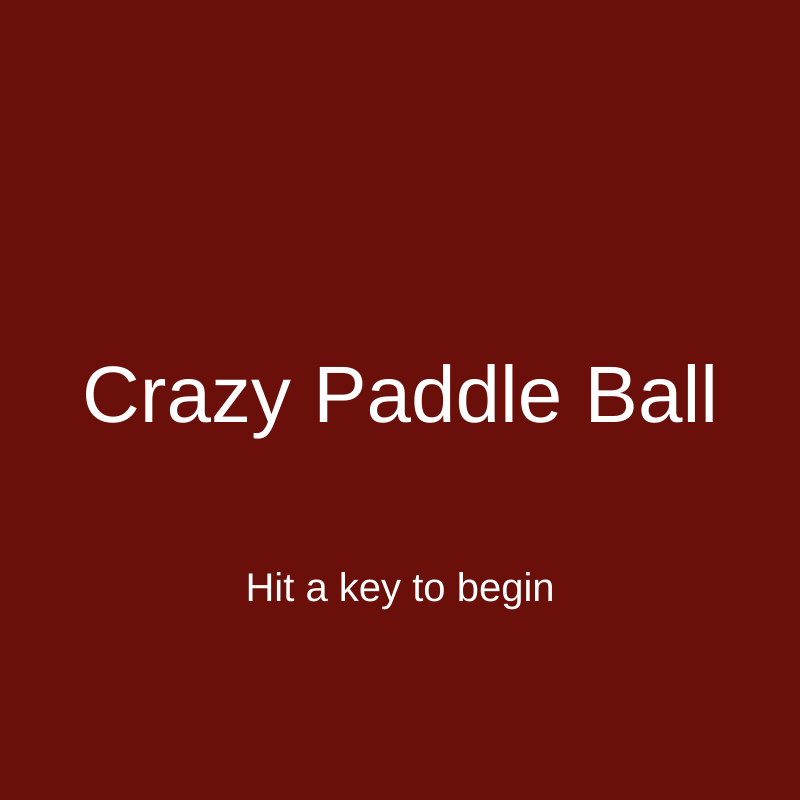
Frame 1 (no input)
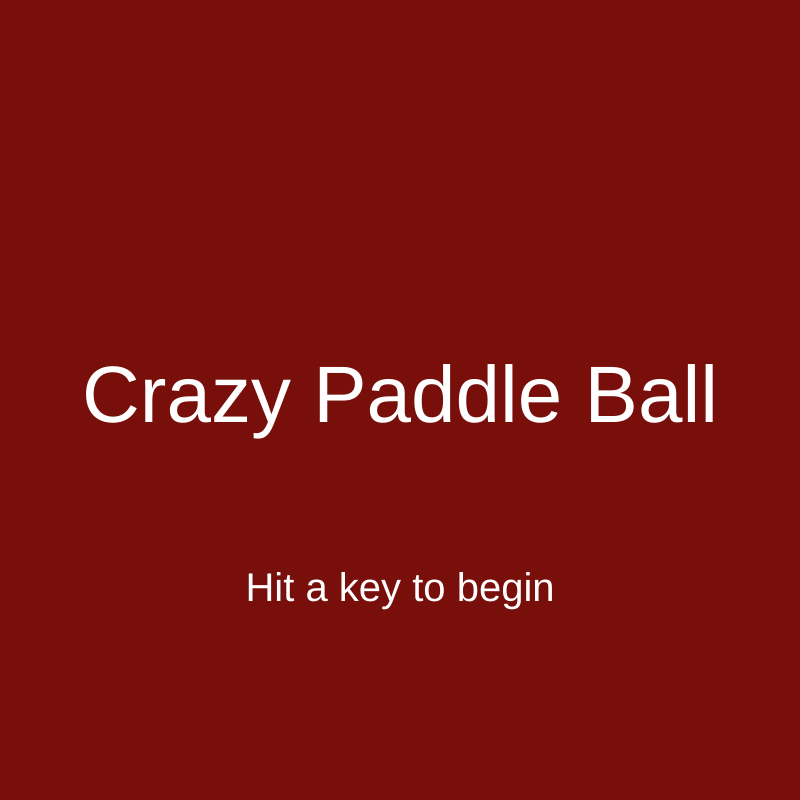
Frame 60 (no input)
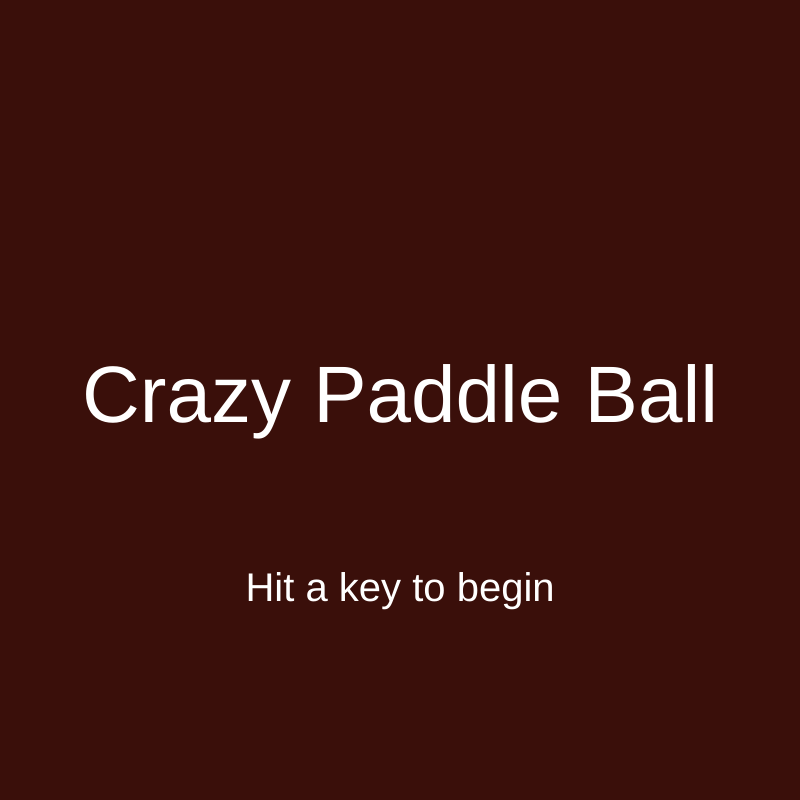
Frame 120 (the mouse pressed at the canvas centre since frame 60)

The p5.js sketch that drew these frames (run headless with seeded random() and noise() and a simulated clock; from frame 60 on, the mouse is pressed at the canvas centre):

// p5.js sketch
// ── sketch.js
//Paddle Game
//Use your mouse to bounce the ball up and down without falling. Every time the paddle is hit by the ball, the state changes
//States include: Background color change, ball gravity change, paddle size change

//1. Don't know why paddle isn't showing up or collision is not working against parameters
//2. When I figure that out I will change speed and size of paddle according to collisions and after x amount
//of collisions the paddle will move along y axis instead. 


var x = 180;
var y = 180;
var xspeed = 6;
var yspeed = 2;
var counter = 0;

var col;

let sceneStates = Object.freeze({
	INTRO:0,
	TUTORIAL:1,
	GAME:2,
	SCORE:3,
	CHANGE:4
});

let currentState = sceneStates.INTRO;

let keyOn = false;
let tutorialTimer;

let gameTimer;

function setup(){
	createCanvas(800,800);
}

function draw(){
	drawScene();
	checkTransition();
	keyOn = false;

}

function drawScene() {
	switch(currentState) {
		case sceneStates.INTRO:
			background(100 + sin(frameCount*0.05) * 150, 15, 10);
			console.log("frameCount: " + frameCount);
			console.log("sin(frameCount): " + sin(frameCount))
			fill(255);
			textSize(80);
			textAlign(CENTER, CENTER);
			text("Crazy Paddle Ball", width/2, height/2);
			textSize(40);
			text("Hit a key to begin", width/2, height/2 + 190)
			break;
		case sceneStates.TUTORIAL:
			background((100 + sin(frameCount*0.05) * 150, 15, 100 + sin(frameCount*0.05) * 150));
			fill(255, 0, 0);
			textSize(48);
			textAlign(CENTER, CENTER);
			text("HOW TO PLAY", width/2, height/2 - 100);
			textSize(32);
			text("It's quite simple really", width/2, height/2);
			textSize(24);
			text("Just bounce the ball off of the paddle on the bottom.", width/2, height/2 + 90);
			if (millis() > tutorialTimer + 3000){  // 3000 = 3 seconds 
				text("To begin, press a key", width/2, height/2 + 190);
			} 
			break;
		case sceneStates.GAME:
			
			//timer
			// let gameTimer = millis()/1000;
			// fill(255);
			// textSize(60);
			// textAlign(CENTER,CENTER);
			// text(gameTimer.toFixed(1), width/2, height/2 - 200);

			//ball bounce + trail

			fill(255);
			var d = dist(800/2, 800/2, 10, 10);

			ellipse(x-20, y-20, 10, 10)

			x = x + xspeed;
		  	if (x > 800 || x < 0)  {
		     	xspeed = -xspeed;
		     	background(random(255), random(255), random(255));
		     	counter++;
		  	}
		  	//bouncing veritcally
		  	y = y + yspeed; 
		  	if (y < 0 || y > 800) {
			 	  yspeed = -yspeed;
			 	  background(random(255), random(255), random(255));
			 	  counter++;
		  	}

		  	//paddle
		  	fill(255);
		  	rect(mouseX, 800/2 + 400, 80, 10);

			break;
		case sceneStates.CHANGE:
			fill(255);
			rect(800/2 + 400, mouseY, 10, 80);

			fill(255);
			var d = dist(800/2, 800/2, 10, 10);

			ellipse(x, y, 10, 10)

			x = x + xspeed;
		  	if (x > 800 || x < 0)  {
		     	xspeed = -xspeed;
		     	background(random(255), random(255), random(255));
		     	counter++;
		  	}
		  	//bouncing veritcally
		  	y = y + yspeed; 
		  	if (y < 0 || y > 800) {
			 	  yspeed = -yspeed;
			 	  background(random(255), random(255), random(255));
			 	  counter++;
		  	}


		case sceneStates.SCORE:
			background(0);
			fill(255);
			textSize(64);
			textAlign(CENTER, CENTER);
			text("Your Score is\nResult: " + gameTimer, width/2, height/2);
			textSize(24);
			text("Press any key to try again", width/2, height - 100);
			break;


	}
}


function checkTransition(){
	switch(currentState){
		case sceneStates.INTRO:
			if(keyOn){
				currentState++;
				setupScene();
			}
			break;
		case sceneStates.TUTORIAL:
			if(millis() > tutorialTimer + 3000){
				if(keyOn){
					currentState++;
					setupScene(currentState);
				}
			}
			break;
		case sceneStates.GAME:
			if(keyOn){
				if(y === 800){
					currentState = sceneStates.SCORE;
					setupScene();
				}
				if(counter === 800){
					currentState = sceneStates.CHANGE;
					setupScene();
				}
			}
			break;
		case sceneStates.CHANGE:
			if(keyOn){
				if(x === 800){
					currentState = sceneStates.SCORE;
					setupScene();
				}
			}
		case sceneStates.SCORE:
			if (keyOn){
				currentState = sceneStates.INTRO;
				setupScene();
			}
			break;
	}
}

function setupScene(){
	switch(currentState){
		case sceneStates.INTRO:
			break;
		case sceneStates.TUTORIAL:
			tutorialTimer = millis();
			break;
		case sceneStates.GAME:
			gameTimer = millis();
			break;
		case sceneStates.SCORE:
			gameTimer = millis();
	}
}

function keyPressed(){
	keyOn = true;
}

//sample ball bounce

// var x = 180;
// var y = 180;
// var xspeed = 9;
// var yspeed = 10;


// function setup() {
//   createCanvas(windowWidth, windowHeight);
//   background (25);

// }

// function draw() {

// 	//distance from center of the screen
// 	var d = dist(windowWidth/2, windowHeight/2, mouseX, mouseY);

//   	fill (random(200, 250), random(200, 250), random(200, 250));
//   	ellipse (x, y, d, d);

//   	//bouncing horizontally
//  	 x = x + xspeed;
  	
//   	 if (x > windowWidth || x < 0)  {
//      	xspeed = -xspeed;
//   	}

//   	//bouncing veritcally
//   	y = y + yspeed;

//   	if (y > windowHeight || y < 0) {
// 	 	  yspeed = -yspeed;
//   	}

// }
